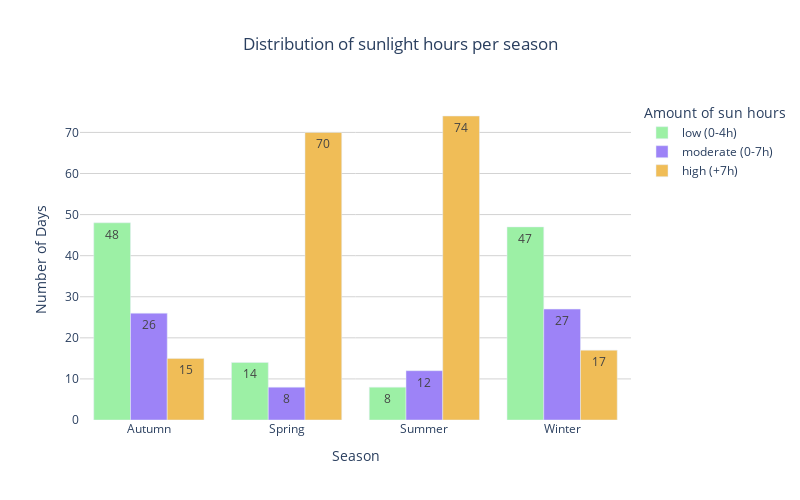

Write notebook code for a chart like this one.
### Code cell
fig = px.bar(sunhours_season, 
             x="year_season", 
             y="count", 
             color="hours_sun", 
             barmode="group",
             text="count",
             color_discrete_map={"low (0-4h)": "#9CF0A5", "moderate (0-7h)": "#9d83f7", "high (+7h)": "#f0bd57"}, 
             labels={"year_season": "Season", "count": "Number of Days", "hours_sun": "Amount of sun hours"},
             title="Distribution of sunlight hours per season",
             width=800,
             height=500)
fig.update_traces(textposition="inside")
fig.update_layout(title_x=0.5)
fig.update_layout(
    plot_bgcolor="white",   yaxis=dict(
        showgrid=True, gridcolor="lightgray"),)

fig.show()

### Figure 1 — Plotly figure (JSON) as saved in the notebook; plotly's stock layout.template omitted (floating-point values rounded to 4 significant figures)
{"data": [{"alignmentgroup": "True", "hovertemplate": "Amount of sun hours=low (0-4h)<br>Season=%{x}<br>Number of Days=%{text}<extra></extra>", "legendgroup": "low (0-4h)", "marker": {"color": "#9CF0A5", "pattern": {"shape": ""}}, "name": "low (0-4h)", "offsetgroup": "low (0-4h)", "orientation": "v", "showlegend": true, "text": [48, 14, 8, 47], "textposition": "inside", "type": "bar", "x": ["Autumn", "Spring", "Summer", "Winter"], "xaxis": "x", "y": [48, 14, 8, 47], "yaxis": "y"}, {"alignmentgroup": "True", "hovertemplate": "Amount of sun hours=moderate (0-7h)<br>Season=%{x}<br>Number of Days=%{text}<extra></extra>", "legendgroup": "moderate (0-7h)", "marker": {"color": "#9d83f7", "pattern": {"shape": ""}}, "name": "moderate (0-7h)", "offsetgroup": "moderate (0-7h)", "orientation": "v", "showlegend": true, "text": [26, 8, 12, 27], "textposition": "inside", "type": "bar", "x": ["Autumn", "Spring", "Summer", "Winter"], "xaxis": "x", "y": [26, 8, 12, 27], "yaxis": "y"}, {"alignmentgroup": "True", "hovertemplate": "Amount of sun hours=high (+7h)<br>Season=%{x}<br>Number of Days=%{text}<extra></extra>", "legendgroup": "high (+7h)", "marker": {"color": "#f0bd57", "pattern": {"shape": ""}}, "name": "high (+7h)", "offsetgroup": "high (+7h)", "orientation": "v", "showlegend": true, "text": [15, 70, 74, 17], "textposition": "inside", "type": "bar", "x": ["Autumn", "Spring", "Summer", "Winter"], "xaxis": "x", "y": [15, 70, 74, 17], "yaxis": "y"}], "layout": {"barmode": "group", "height": 500, "legend": {"title": {"text": "Amount of sun hours"}, "tracegroupgap": 0}, "plot_bgcolor": "white", "title": {"text": "Distribution of sunlight hours per season", "x": 0.5}, "width": 800, "xaxis": {"anchor": "y", "domain": [0, 1], "title": {"text": "Season"}}, "yaxis": {"anchor": "x", "domain": [0, 1], "gridcolor": "lightgray", "showgrid": true, "title": {"text": "Number of Days"}}}}
